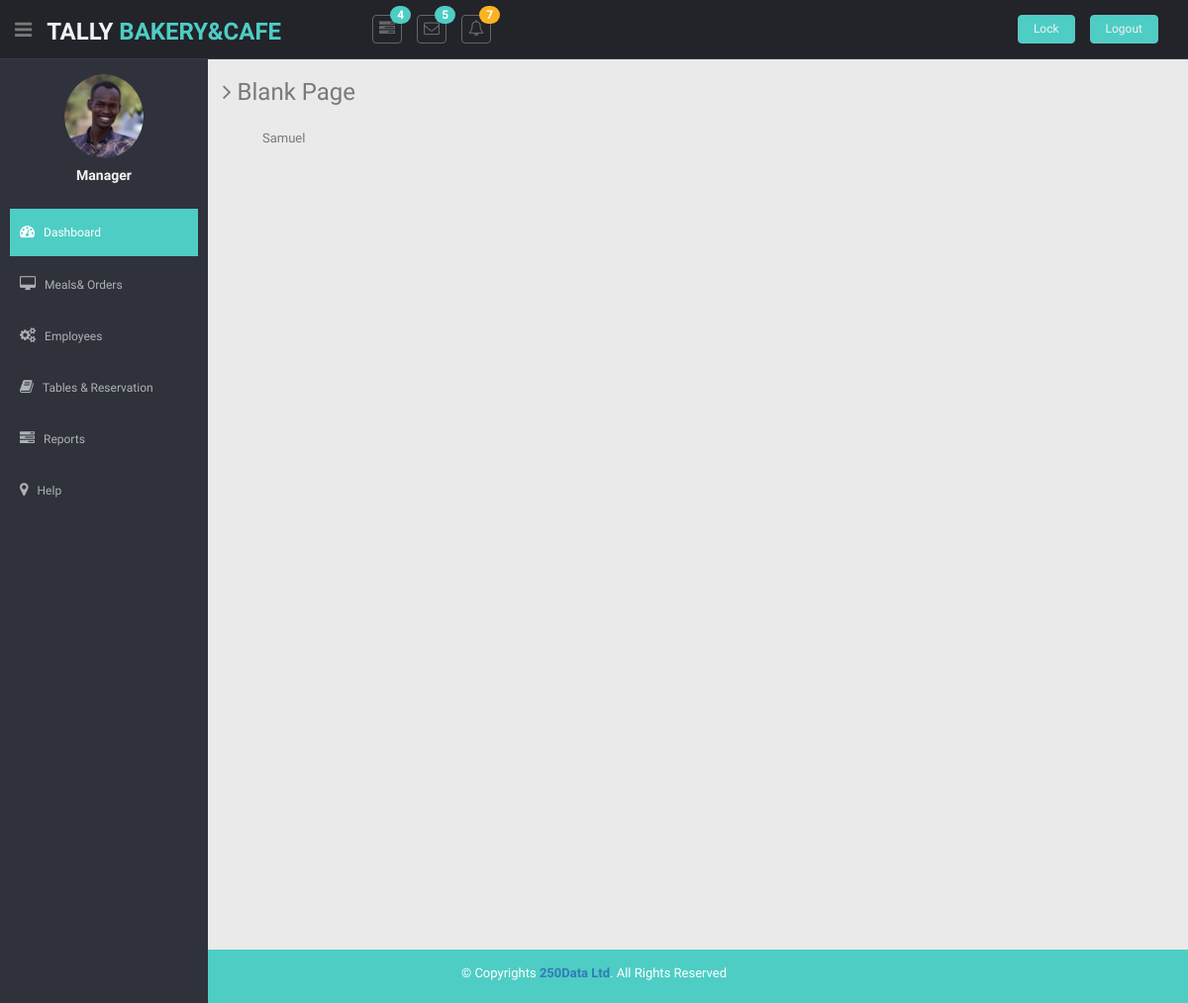
/employees/, run on an earlier commit of the app's database.
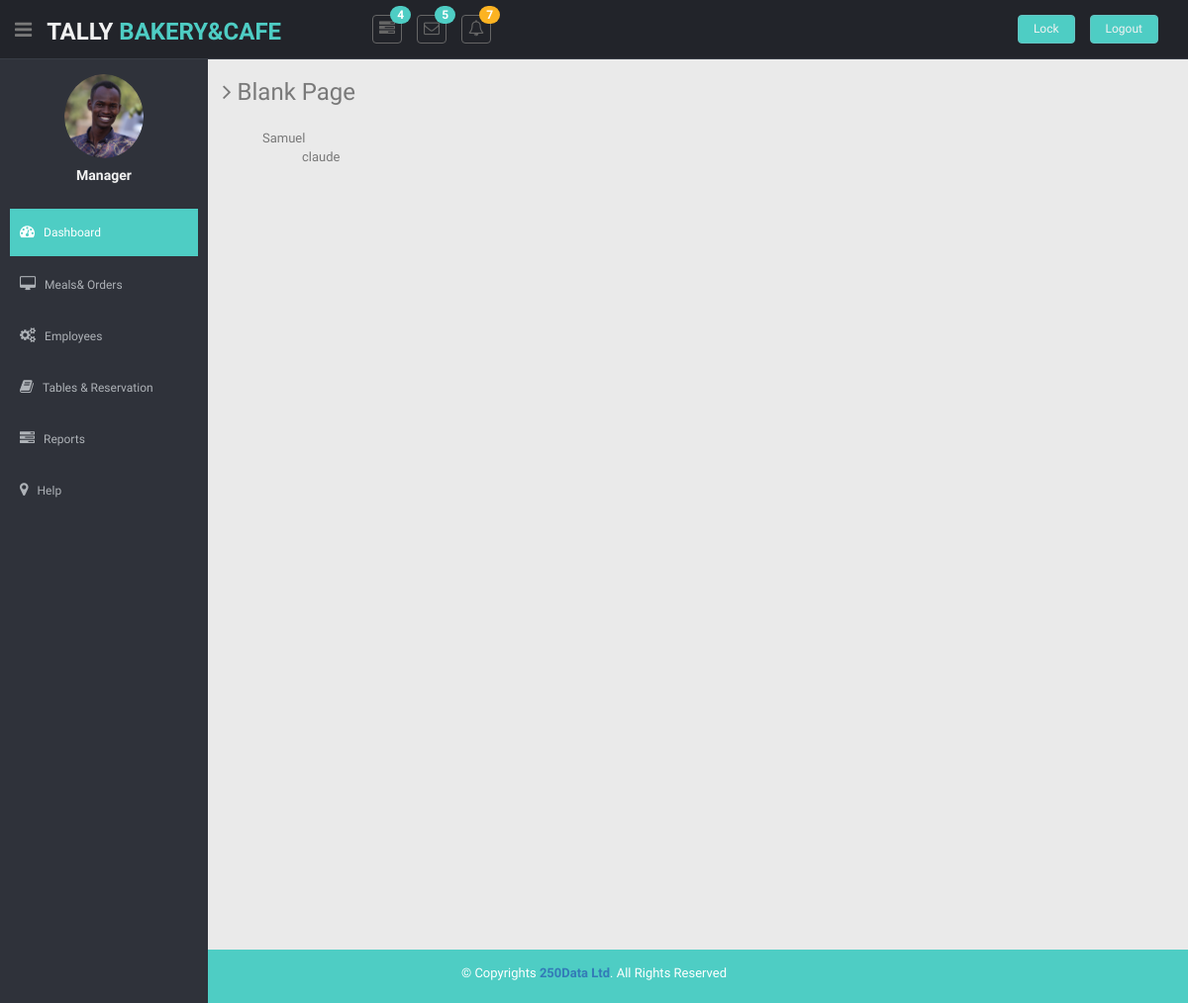
And on a later commit of the database.
### core/models.py (models this page shows, shortened)
class Employee(models.Model):
    first_name = models.CharField(max_length=50)
    last_name = models.CharField(max_length=50)
    phone = models.PositiveIntegerField()
    email = models.EmailField(max_length=254)
    serving_Tables = models.ForeignKey(
        to= 'Table',
        related_name='Serving',
        on_delete=models.CASCADE)
    class Meta:
        verbose_name = ("Employee")
        verbose_name_plural = ("Employees")
    def __str__(self):
        return self.last_name

### core/views.py (the view)
# urls.py: path('employees/', EmployeeList.as_view(), name='employees'),
class EmployeeList(ListView):
	model = Employee
	template_name = "employees.html"

### templates/employees.html
{% extends 'layout.html' %}
{% load static %}
{% block content %}
<body>
    <section id="main-content">
      <section class="wrapper site-min-height">
        <h3><i class="fa fa-angle-right"></i> Blank Page</h3>
        <div class="row mt">
          <div class="col-lg-12">
            {% for employee in object_list %}
            <ul>
              <li>{{employee}}</li>
            {% empty %}
            <div class="alert alert-danger"><b>No Employees yet!</b> Try adding them.</div>
            </ul>
            {% endfor %}
          </div>
        </div>
      </section>
    </section>
  </section>
</body>
{% endblock %}

What changed in the data, as far as the page shows it:
added Employee: last_name "claude"
